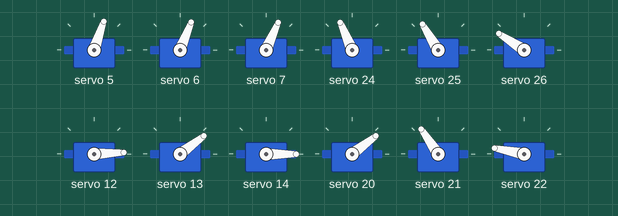
Bench run of a sketch on a simulated Arduino Uno, built with avr-gcc and run on an emulated ATmega328P. Parts: 12 × servo. What the sketch prints to the serial monitor is not drawn.

Above: at 0.05 s.
At 0.15 s:
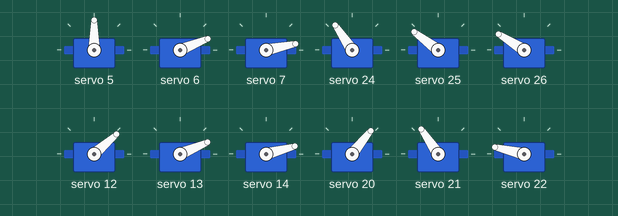
At 0.25 s:
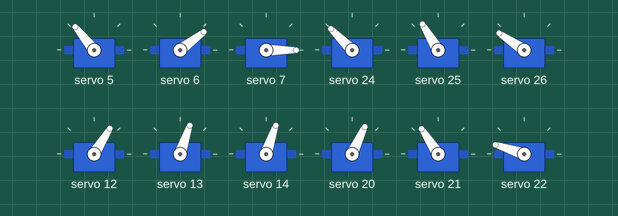
At 0.35 s:
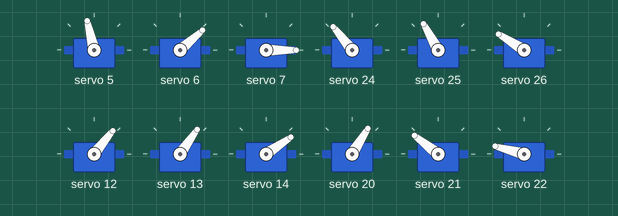
At 0.5 s:
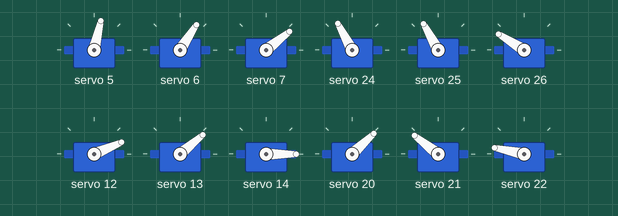
Timing chart, 0 to 3.0 s (numbered marks = the images above):
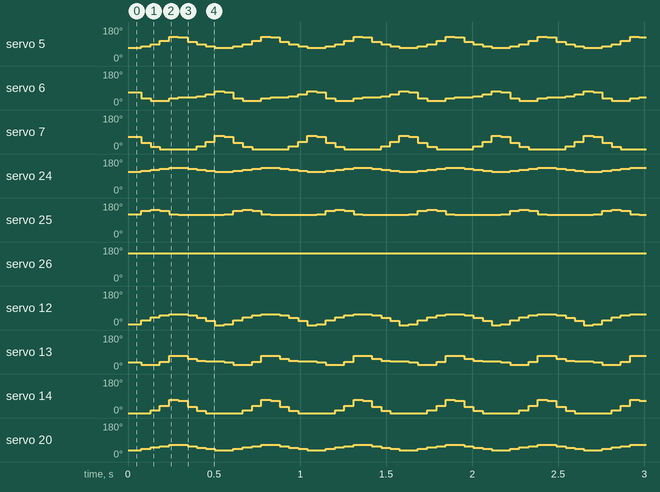

The sketch:

straight.ino
```cpp
#include <Wire.h>
#include <Adafruit_PWMServoDriver.h>
// #define SERIAL_RX_BUFFER_SIZE 1
// #include <pgmspace.h>

Adafruit_PWMServoDriver pwm_0 = Adafruit_PWMServoDriver();
Adafruit_PWMServoDriver pwm_1 = Adafruit_PWMServoDriver(&Wire, 0x41);

//data begin

const PROGMEM uint16_t  straight_ahead_right[30][3] = {{111,196,91},{118,196,92},{126,195,93},{134,196,95},{142,196,97},{148,196,100},{154,197,103},{160,197,106},{166,198,109},{172,199,113},{177,200,118},{182,202,122},{186,203,127},{190,205,132},{194,207,138},{198,209,144},{202,212,150},{206,214,155},{210,217,161},{214,219,167},{217,223,175},{219,227,184},{222,232,193},{224,236,202},{226,240,210},{228,245,219},{230,249,228},{232,255,239},{233,261,250},{235,268,262}};
const PROGMEM uint16_t straight_middle_right[30][3] = {{228,222,173},{232,219,167},{236,217,163},{240,216,160},{245,215,157},{250,214,154},{255,213,151},{260,212,148},{265,211,146},{271,210,144},{276,209,142},{281,208,140},{287,207,139},{292,207,138},{298,207,139},{304,207,139},{310,207,138},{315,207,139},{320,208,140},{326,208,142},{331,209,144},{336,210,146},{341,211,148},{346,212,150},{352,213,153},{356,215,156},{360,216,160},{365,217,163},{369,219,167},{373,222,171}};
const PROGMEM uint16_t   straight_back_right[30][3] = {{261,268,261},{262,261,250},{264,255,239},{266,249,229},{268,244,218},{270,238,208},{272,235,200},{275,231,192},{278,228,184},{281,224,176},{285,221,168},{288,218,162},{291,215,156},{294,212,150},{297,209,143},{301,207,137},{305,205,132},{310,203,127},{314,202,122},{319,200,118},{324,199,114},{330,199,110},{336,198,107},{342,197,104},{348,196,101},{355,196,98},{362,196,96},{369,196,94},{377,196,92},{384,196,91}};
const PROGMEM uint16_t   straight_ahead_left[30][3] = {{355,373,467},{349,373,466},{342,373,465},{335,373,463},{328,373,462},{322,373,459},{317,372,456},{311,372,453},{306,371,450},{301,370,447},{296,369,443},{292,368,439},{288,366,435},{284,364,430},{281,363,425},{277,361,420},{273,358,414},{270,356,409},{266,354,404},{263,352,399},{260,349,392},{258,345,384},{256,341,376},{254,337,368},{252,333,360},{250,329,352},{248,325,344},{247,320,334},{246,315,325},{244,309,314}};
const PROGMEM uint16_t  straight_middle_left[30][3] = {{438,350,394},{435,352,399},{431,354,402},{427,355,405},{423,356,408},{418,357,410},{414,358,413},{409,359,416},{404,359,418},{399,360,419},{395,361,421},{390,362,423},{385,363,424},{380,363,424},{375,363,424},{370,363,424},{364,363,424},{360,363,424},{355,362,423},{350,362,422},{345,361,420},{341,360,418},{336,359,416},{332,358,414},{327,357,411},{323,356,408},{319,355,405},{315,354,403},{312,352,399},{308,350,395}};
const PROGMEM uint16_t    straight_back_left[30][3] = {{315,309,314},{313,314,325},{312,320,334},{310,325,344},{308,330,353},{307,335,362},{304,338,369},{302,341,376},{299,344,383},{296,347,390},{293,350,398},{290,353,403},{288,356,409},{285,358,414},{282,361,420},{279,363,425},{275,365,430},{271,366,435},{267,368,439},{262,369,443},{258,370,447},{253,370,450},{247,371,453},{242,372,456},{236,372,458},{230,373,461},{224,373,463},{217,373,464},{210,373,466},{204,373,467}};
//left
const PROGMEM uint16_t  turn_right_ahead_right[30][3] = {{230,198,107},{232,198,106},{234,197,105},{236,197,104},{238,197,103},{241,197,102},{243,197,101},{245,196,100},{247,196,99},{249,196,98},{252,196,98},{254,196,97},{257,196,96},{259,196,95},{261,196,95},{264,196,94},{266,196,94},{269,196,93},{271,196,93},{274,196,92},{276,196,92},{278,196,91},{281,196,91},{283,195,91},{286,195,90},{288,195,90},{291,195,90},{294,195,90},{297,196,90},{299,196,90}};
const PROGMEM uint16_t turn_right_middle_right[30][3] = {{327,209,142},{325,208,141},{323,208,140},{321,208,140},{320,208,140},{318,208,140},{316,207,139},{314,207,139},{312,207,138},{311,207,138},{309,207,138},{307,207,138},{305,207,138},{303,207,139},{301,207,139},{299,207,139},{297,207,139},{295,207,139},{293,207,139},{292,207,138},{290,207,139},{288,207,139},{286,207,139},{284,208,140},{283,208,140},{281,208,141},{279,209,141},{277,209,142},{275,209,143},{274,209,143}};
const PROGMEM uint16_t   turn_right_back_right[30][3] = {{265,197,107},{264,197,106},{261,197,105},{259,197,104},{258,196,103},{255,196,102},{253,196,101},{251,196,100},{249,196,99},{247,196,98},{245,196,97},{242,196,96},{240,196,95},{237,196,95},{234,196,94},{232,195,94},{229,195,93},{226,195,93},{223,195,92},{221,196,92},{219,196,92},{216,196,92},{214,196,92},{212,196,91},{209,196,91},{206,196,91},{204,196,90},{201,196,90},{198,196,91},{195,196,91}};
//right
const PROGMEM uint16_t  turn_left_ahead_left[30][3] = {{248,371,453},{246,371,453},{245,372,454},{243,372,455},{241,372,456},{239,372,457},{237,372,458},{235,372,459},{233,373,460},{231,373,460},{229,373,461},{227,373,462},{224,373,463},{222,373,463},{220,373,464},{218,373,464},{216,373,464},{214,373,465},{212,373,465},{209,373,466},{207,373,466},{205,373,467},{203,373,467},{201,373,467},{199,373,468},{197,373,468},{194,373,468},{192,373,468},{189,373,468},{186,373,468}};
const PROGMEM uint16_t turn_left_middle_left[30][3] = {{349,361,421},{351,362,422},{353,362,423},{354,362,423},{356,362,423},{357,362,423},{359,363,424},{361,363,424},{362,363,424},{364,363,425},{365,363,424},{367,363,424},{369,363,424},{370,363,424},{372,363,424},{374,363,424},{376,363,424},{377,363,424},{379,363,424},{381,363,424},{382,363,424},{384,363,424},{385,363,424},{387,362,423},{389,362,423},{390,362,422},{392,361,422},{394,361,421},{395,361,421},{397,361,420}};
const PROGMEM uint16_t   turn_left_back_left[30][3] = {{310,372,453},{312,372,454},{314,372,455},{316,372,456},{318,372,457},{319,372,457},{321,373,458},{323,373,459},{325,373,460},{327,373,461},{329,373,462},{331,373,463},{334,373,463},{336,373,464},{338,373,464},{341,373,464},{343,373,465},{346,373,465},{348,373,466},{350,373,466},{352,373,466},{354,373,467},{357,373,467},{359,373,467},{361,373,467},{364,373,467},{366,373,468},{369,373,468},{371,373,467},{373,373,467}};
//right_2
const PROGMEM uint16_t  turn_right_2_ahead_right[30][3] = {{156,268,261},{157,266,259},{157,265,257},{157,264,255},{157,263,254},{157,262,252},{158,261,250},{158,260,248},{158,259,246},{158,258,244},{159,257,242},{159,256,241},{159,255,239},{160,254,237},{160,253,235},{160,252,234},{160,252,232},{161,251,230},{161,250,229},{162,249,227},{162,248,225},{162,247,224},{163,246,222},{163,245,220},{163,244,219},{163,243,217},{164,242,215},{164,242,214},{164,241,212},{165,240,210}};
const PROGMEM uint16_t turn_right_2_middle_right[30][3] = {{353,213,154},{353,214,154},{354,214,155},{355,214,155},{355,214,156},{356,215,156},{357,215,157},{357,215,157},{358,215,158},{359,216,159},{360,216,159},{360,216,160},{361,216,160},{362,216,161},{363,217,161},{363,217,162},{364,217,162},{365,217,163},{365,218,163},{366,218,164},{367,218,164},{367,218,165},{368,219,166},{369,219,167},{369,219,167},{370,220,168},{371,220,169},{371,221,170},{372,221,170},{373,222,171}};
const PROGMEM uint16_t   turn_right_2_back_right[30][3] = {{331,241,212},{331,242,213},{331,242,215},{332,243,216},{332,244,218},{333,245,219},{333,245,221},{333,246,222},{334,247,224},{334,248,225},{334,248,226},{335,249,228},{335,250,230},{335,251,232},{336,252,233},{336,253,235},{336,254,237},{336,255,239},{336,256,241},{337,257,242},{337,258,244},{337,259,246},{337,260,248},{338,261,250},{338,262,252},{338,263,253},{339,264,255},{339,265,258},{339,266,260},{340,268,262}};
//left_2
const PROGMEM uint16_t  turn_left_2_ahead_left[30][3] = {{315,309,314},{314,310,316},{314,310,318},{314,312,319},{314,312,321},{314,313,323},{313,314,325},{313,315,326},{313,316,328},{313,317,330},{312,318,331},{312,319,333},{312,320,334},{312,321,336},{311,322,338},{311,322,339},{311,323,340},{310,324,342},{310,325,344},{310,325,345},{310,326,347},{309,327,348},{309,328,349},{309,329,351},{309,330,353},{308,330,354},{308,331,355},{308,332,357},{307,333,358},{307,334,360}};
const PROGMEM uint16_t turn_left_2_middle_left[30][3] = {{326,357,411},{325,357,410},{325,357,410},{324,357,409},{324,356,409},{323,356,408},{322,356,408},{322,356,407},{321,355,407},{320,355,406},{320,355,406},{319,355,405},{318,355,405},{318,354,404},{317,354,404},{317,354,404},{316,354,403},{315,354,403},{315,353,402},{314,353,401},{313,353,401},{313,353,400},{312,352,400},{312,352,399},{311,352,399},{310,351,398},{310,351,397},{309,350,396},{309,350,396},{308,350,395}};
const PROGMEM uint16_t   turn_left_2_back_left[30][3] = {{252,332,358},{252,332,357},{251,331,356},{251,330,355},{250,330,353},{250,329,352},{250,328,351},{250,328,349},{249,327,348},{249,327,347},{249,326,345},{248,325,344},{248,324,343},{248,324,341},{248,323,339},{247,322,338},{247,321,336},{247,320,334},{247,319,333},{247,318,331},{246,317,329},{246,317,328},{246,315,326},{246,315,324},{245,314,323},{245,313,321},{245,312,320},{245,311,318},{244,310,316},{244,309,314}};


uint16_t state = 0;
uint8_t current_servo = 0;
int stage = 1;

char buffer[50] = {0};
int index = 0;
int mode = 0;

void straight(int sleepTime, int stepStage, int sample_num,int start=0,int end=30,int jump=1);

void setup()
{
  Serial.begin(9600);
  Serial.println("8 channel Servo test!");

  pwm_0.reset();
  pwm_1.reset();

  pwm_0.begin();
  pwm_1.begin();

  pwm_0.setPWMFreq(50); // Analog servos run at ~50 Hz updates
  pwm_1.setPWMFreq(50); // Analog servos run at ~50 Hz updates

  delay(10);
}

void loop()
{
  // 这里是延时 staright的第一个参数，单位为毫秒
    left(40, stage, 30,1,30,7);
    if (stage == 1)
      stage = 2;
    else
      stage = 1;

}


void straight(int sleepTime, int stepStage, int sample_num,int start,int end,int jump)
{
  // uint8_t sample_num = 30;
  int hang = 30;

  // hang_ori 是抬起的高度，单位 “不是” 度。
  int hang_ori = 50;

  uint8_t delta = 0;
  uint8_t delta_1 = 0;
  if (stepStage == 1)
  {

    unsigned long time_1=millis();
    for (uint16_t i = start; i < end; i += jump)
    {
      // hang=(int)(-0.17*(float)sq(i)+5.33*i); //s=30
      // hang=(int)(-0.35*(float)sq(i)+10.6*i); //s=30 h=80
      // hang=(int)((-0.0044444*(double)sq(i)+0.133333*i)*hang_ori); //unit hight, unit width
      hang=(-(4/(double)sq(sample_num))*sq(i)+(4/(double)sample_num)*i)*hang_ori;
      // hang = (int)(-0.256 * (float)sq(i) + 6.4 * i); //s=25
      // forward
      pwm_0.setPWM(5, 0, pgm_read_word(&straight_back_right[i][0]));
      pwm_0.setPWM(6, 0, pgm_read_word(&straight_back_right[i][1]) - hang - delta - delta_1);
      pwm_0.setPWM(7, 0, pgm_read_word(&straight_back_right[i][2]));

      pwm_1.setPWM(8, 0, pgm_read_word(&straight_middle_left[i][0]));
      pwm_1.setPWM(9, 0, pgm_read_word(&straight_middle_left[i][1]) + hang);
      pwm_1.setPWM(10, 0, pgm_read_word(&straight_middle_left[i][2]));

      pwm_0.setPWM(12, 0, pgm_read_word(&straight_ahead_right[i][0]));
      pwm_0.setPWM(13, 0, pgm_read_word(&straight_ahead_right[i][1]) - hang + delta);
      pwm_0.setPWM(14, 0, pgm_read_word(&straight_ahead_right[i][2]));
      // //backward
      pwm_1.setPWM(4, 0, pgm_read_word(&straight_ahead_left[sample_num - 1 - i][0]));
      pwm_1.setPWM(5, 0, pgm_read_word(&straight_ahead_left[sample_num - 1 - i][1]));
      pwm_1.setPWM(6, 0, pgm_read_word(&straight_ahead_left[sample_num - 1 - i][2]));

      pwm_0.setPWM(9, 0, pgm_read_word(&straight_middle_right[sample_num - 1 - i][0]));
      pwm_0.setPWM(10, 0, pgm_read_word(&straight_middle_right[sample_num - 1 - i][1]));
      pwm_0.setPWM(11, 0, pgm_read_word(&straight_middle_right[sample_num - 1 - i][2]));

      pwm_1.setPWM(12, 0, pgm_read_word(&straight_back_left[sample_num - 1 - i][0]));
      pwm_1.setPWM(13, 0, pgm_read_word(&straight_back_left[sample_num - 1 - i][1]));
      pwm_1.setPWM(14, 0, pgm_read_word(&straight_back_left[sample_num - 1 - i][2]));
      delay(sleepTime);
    }
    // Serial.println(millis()-time_1);
  }
  if (stepStage == 2)
  {
    for (uint16_t i = start; i < end; i += jump)
    {

      // hang=(int)(-0.17*(float)sq(i)+5.33*i); //s=30
      // hang=(int)(-0.35*(float)sq(i)+10.6*i); //s=30 h=80
      // hang = (int)(-0.256 * (float)sq(i) + 6.4 * i); //s=25
      // hang=(int)((-0.0044444*(double)sq(i)+0.133333*(double)i)*hang_ori); //unit hight, unit width
      hang=(-(4/(double)sq(sample_num))*sq(i)+(4/(double)sample_num)*i)*hang_ori;

      // Serial.println(hang);
      // forward
      pwm_1.setPWM(4, 0, pgm_read_word(&straight_ahead_left[i][0]));
      pwm_1.setPWM(5, 0, pgm_read_word(&straight_ahead_left[i][1]) + hang - delta);
      pwm_1.setPWM(6, 0, pgm_read_word(&straight_ahead_left[i][2]));

      pwm_0.setPWM(9, 0, pgm_read_word(&straight_middle_right[i][0]));
      pwm_0.setPWM(10, 0, pgm_read_word(&straight_middle_right[i][1]) - hang);
      pwm_0.setPWM(11, 0, pgm_read_word(&straight_middle_right[i][2]));

      pwm_1.setPWM(12, 0, pgm_read_word(&straight_back_left[i][0]));
      pwm_1.setPWM(13, 0, pgm_read_word(&straight_back_left[i][1]) + hang + delta + delta_1);
      pwm_1.setPWM(14, 0, pgm_read_word(&straight_back_left[i][2]));
      //backward
      pwm_0.setPWM(5, 0, pgm_read_word(&straight_back_right[sample_num - 1 - i][0]));
      pwm_0.setPWM(6, 0, pgm_read_word(&straight_back_right[sample_num - 1 - i][1]));
      pwm_0.setPWM(7, 0, pgm_read_word(&straight_back_right[sample_num - 1 - i][2]));

      pwm_1.setPWM(8, 0, pgm_read_word(&straight_middle_left[sample_num - 1 - i][0]));
      pwm_1.setPWM(9, 0, pgm_read_word(&straight_middle_left[sample_num - 1 - i][1]));
      pwm_1.setPWM(10, 0, pgm_read_word(&straight_middle_left[sample_num - 1 - i][2]));

      pwm_0.setPWM(12, 0, pgm_read_word(&straight_ahead_right[sample_num - 1 - i][0]));
      pwm_0.setPWM(13, 0, pgm_read_word(&straight_ahead_right[sample_num - 1 - i][1]));
      pwm_0.setPWM(14, 0, pgm_read_word(&straight_ahead_right[sample_num - 1 - i][2]));
      delay(sleepTime);
    }
  }
}


void left(int sleepTime, int stepStage, int sample_num, int start, int end, int jump)
{
  int hang = 30;
  int hang_ori = 50;
  if (stepStage == 1)
  {
    for (uint16_t i = start; i < end; i += jump)
    {
      hang=(-(4/(double)sq(sample_num))*sq(i)+(4/(double)sample_num)*i)*hang_ori;
      // hang=(int)(-0.35*(float)sq(i)+10.6*i); //s=30 h=80
      // hang=(int)((-0.0044444*(float)sq(i)+0.133333*i)*hang); //unit hight, unit width
      // hang = (int)(-0.256 * (float)sq(i) + 6.4 * i); //s=25
      // forward
      pwm_0.setPWM(5, 0, pgm_read_word(&straight_back_right[i][0]));
      pwm_0.setPWM(6, 0, pgm_read_word(&straight_back_right[i][1]) - hang);
      pwm_0.setPWM(7, 0, pgm_read_word(&straight_back_right[i][2]));

      pwm_1.setPWM(8, 0, pgm_read_word(&turn_left_middle_left[i][0]));
      pwm_1.setPWM(9, 0, pgm_read_word(&turn_left_middle_left[i][1]) + hang);
      pwm_1.setPWM(10, 0, pgm_read_word(&turn_left_middle_left[i][2]));

      pwm_0.setPWM(12, 0, pgm_read_word(&straight_ahead_right[i][0]));
      pwm_0.setPWM(13, 0, pgm_read_word(&straight_ahead_right[i][1]) - hang);
      pwm_0.setPWM(14, 0, pgm_read_word(&straight_ahead_right[i][2]));
      // //backward
      pwm_1.setPWM(4, 0, pgm_read_word(&turn_left_ahead_left[sample_num - 1 - i][0]));
      pwm_1.setPWM(5, 0, pgm_read_word(&turn_left_ahead_left[sample_num - 1 - i][1]));
      pwm_1.setPWM(6, 0, pgm_read_word(&turn_left_ahead_left[sample_num - 1 - i][2]));

      pwm_0.setPWM(9, 0, pgm_read_word(&straight_middle_right[sample_num - 1 - i][0]));
      pwm_0.setPWM(10, 0, pgm_read_word(&straight_middle_right[sample_num - 1 - i][1]));
      pwm_0.setPWM(11, 0, pgm_read_word(&straight_middle_right[sample_num - 1 - i][2]));

      pwm_1.setPWM(12, 0, pgm_read_word(&turn_left_back_left[sample_num - 1 - i][0]));
      pwm_1.setPWM(13, 0, pgm_read_word(&turn_left_back_left[sample_num - 1 - i][1]));
      pwm_1.setPWM(14, 0, pgm_read_word(&turn_left_back_left[sample_num - 1 - i][2]));
      delay(sleepTime);
    }
  }
  if (stepStage == 2)
  {
    for (uint16_t i = start; i < end; i += jump)
    {

      hang=(-(4/(double)sq(sample_num))*sq(i)+(4/(double)sample_num)*i)*hang_ori;

      // forward
      pwm_1.setPWM(4, 0, pgm_read_word(&turn_left_ahead_left[i][0]));
      pwm_1.setPWM(5, 0, pgm_read_word(&turn_left_ahead_left[i][1]) + hang);
      pwm_1.setPWM(6, 0, pgm_read_word(&turn_left_ahead_left[i][2]));

      pwm_0.setPWM(9, 0, pgm_read_word(&straight_middle_right[i][0]));
      pwm_0.setPWM(10, 0, pgm_read_word(&straight_middle_right[i][1]) - hang);
      pwm_0.setPWM(11, 0, pgm_read_word(&straight_middle_right[i][2]));

      pwm_1.setPWM(12, 0, pgm_read_word(&turn_left_back_left[i][0]));
      pwm_1.setPWM(13, 0, pgm_read_word(&turn_left_back_left[i][1]) + hang);
      pwm_1.setPWM(14, 0, pgm_read_word(&turn_left_back_left[i][2]));
      //backward
      pwm_0.setPWM(5, 0, pgm_read_word(&straight_back_right[sample_num - 1 - i][0]));
      pwm_0.setPWM(6, 0, pgm_read_word(&straight_back_right[sample_num - 1 - i][1]));
      pwm_0.setPWM(7, 0, pgm_read_word(&straight_back_right[sample_num - 1 - i][2]));

      pwm_1.setPWM(8, 0, pgm_read_word(&turn_left_middle_left[sample_num - 1 - i][0]));
      pwm_1.setPWM(9, 0, pgm_read_word(&turn_left_middle_left[sample_num - 1 - i][1]));
      pwm_1.setPWM(10, 0, pgm_read_word(&turn_left_middle_left[sample_num - 1 - i][2]));

      pwm_0.setPWM(12, 0, pgm_read_word(&straight_ahead_right[sample_num - 1 - i][0]));
      pwm_0.setPWM(13, 0, pgm_read_word(&straight_ahead_right[sample_num - 1 - i][1]));
      pwm_0.setPWM(14, 0, pgm_read_word(&straight_ahead_right[sample_num - 1 - i][2]));
      delay(sleepTime);
    }
  }
}
```

Measured:
- by itself, servo 7: repeats every 0.54 s: 12° 0.05 s, 0° 0.21 s, 15° 0.05 s, 38° 0.05 s, 71° 0.05 s, 66° 0.05 s, 34° 0.06 s
- by itself, servo 25: repeats every 0.54 s: 143° 0.05 s, 138° 0.05 s, 121° 0.05 s, 118° 0.05 s, 119° 0.16 s, 118° 0.05 s, 121° 0.05 s, 138° 0.06 s
- by itself, servo 26: repeats every 0.54 s: 146° 0.05 s, 147° 0.05 s, 148° 0.16 s, 147° 0.11 s, 148° 0.16 s
- by itself, servo 12: repeats every 0.54 s: 41° 0.05 s, 52° 0.05 s, 58° 0.11 s, 51° 0.05 s, 39° 0.05 s, 23° 0.05 s, 0° 0.05 s, 3° 0.05 s, 26° 0.06 s
- by itself, servo 13: repeats every 0.54 s: 39° 0.05 s, 71° 0.11 s, 55° 0.05 s, 45° 0.05 s, 40° 0.11 s, 37° 0.05 s, 23° 0.11 s
- by itself, servo 14: repeats every 0.54 s: 39° 0.05 s, 71° 0.05 s, 66° 0.05 s, 34° 0.05 s, 13° 0.05 s, 0° 0.21 s, 15° 0.05 s
- by itself, servo 21: repeats every 0.54 s: 126° 0.05 s, 142° 0.05 s, 148° 0.05 s, 142° 0.05 s, 127° 0.05 s, 124° 0.16 s, 123° 0.11 s
- by itself, servo 22: repeats every 0.54 s: 167° 0.05 s, 165° 0.05 s, 162° 0.11 s, 165° 0.05 s, 167° 0.05 s, 168° 0.05 s, 169° 0.11 s, 168° 0.06 s
